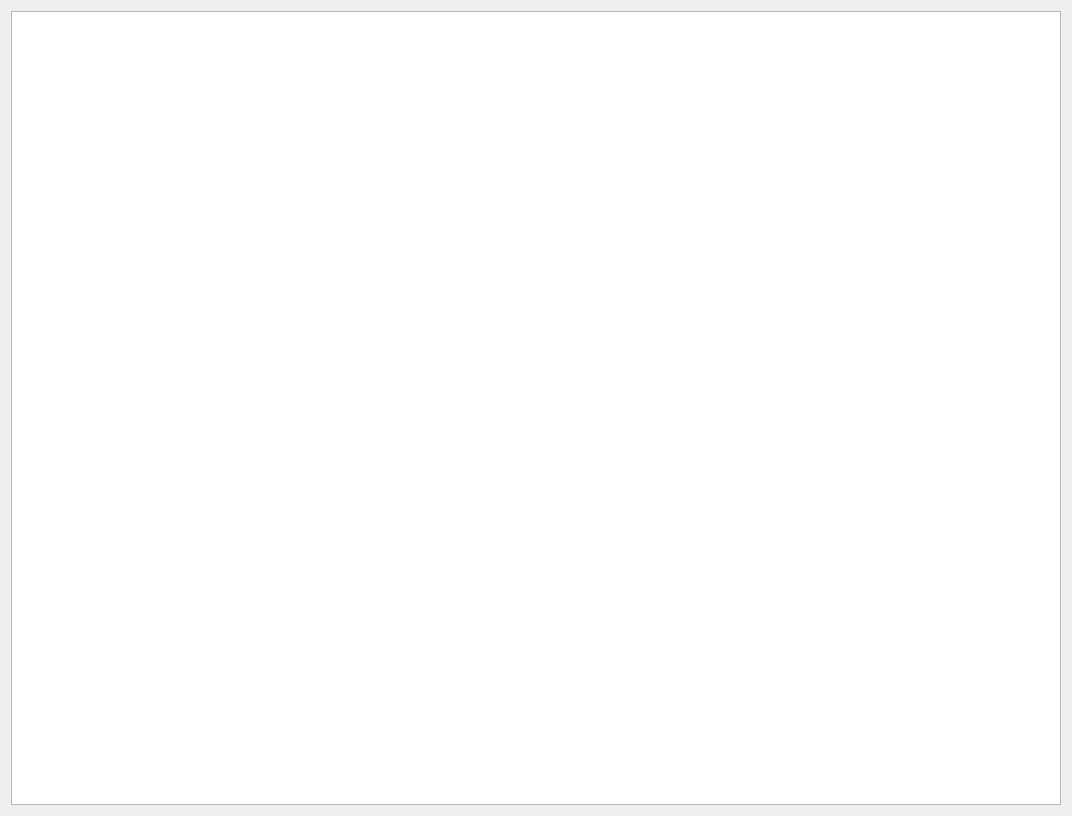
<?xml version="1.0" encoding="UTF-8"?>
<ui version="4.0">
 <class>DlgOptions</class>
 <widget class="QDialog" name="DlgOptions">
  <property name="geometry">
   <rect>
    <x>0</x>
    <y>0</y>
    <width>1072</width>
    <height>816</height>
   </rect>
  </property>
  <property name="windowTitle">
   <string>Option</string>
  </property>
  <layout class="QVBoxLayout" name="verticalLayout">
   <item>
    <widget class="QTextBrowser" name="tb"/>
   </item>
  </layout>
 </widget>
 <resources/>
 <connections/>
</ui>
